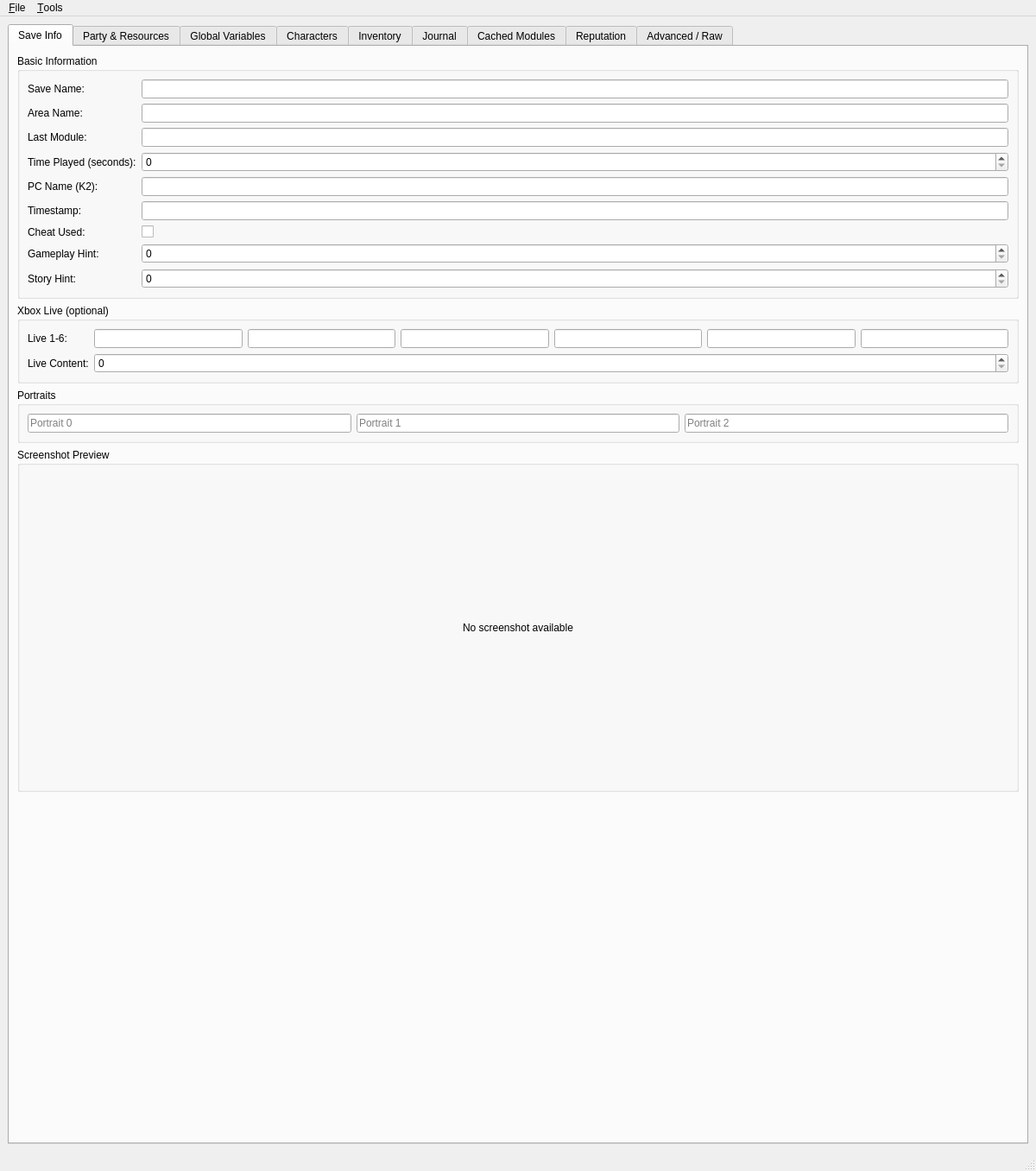
<?xml version="1.0" encoding="UTF-8"?>
<ui version="4.0">
 <class>MainWindow</class>
 <widget class="QMainWindow" name="MainWindow">
  <property name="geometry">
   <rect>
    <x>0</x>
    <y>0</y>
    <width>1200</width>
    <height>800</height>
   </rect>
  </property>
  <property name="windowTitle">
   <string>Save Game Editor</string>
  </property>
  <widget class="QWidget" name="centralwidget">
   <layout class="QHBoxLayout" name="horizontalLayoutMain">
    <item>
     <widget class="QTabWidget" name="tabWidget">
      <property name="currentIndex">
       <number>0</number>
      </property>

      <!-- Save Info Tab -->
      <widget class="QWidget" name="tabSaveInfo">
       <attribute name="title">
        <string>Save Info</string>
       </attribute>
       <layout class="QVBoxLayout" name="verticalLayoutSaveInfo">
        <item>
         <widget class="QGroupBox" name="groupBasicInfo">
          <property name="title">
           <string>Basic Information</string>
          </property>
          <layout class="QFormLayout" name="formLayoutBasicInfo">
           <item row="0" column="0">
            <widget class="QLabel" name="labelSaveName">
             <property name="text">
              <string>Save Name:</string>
             </property>
            </widget>
           </item>
           <item row="0" column="1">
            <widget class="QLineEdit" name="lineEditSaveName" />
           </item>
           <item row="1" column="0">
            <widget class="QLabel" name="labelAreaName">
             <property name="text">
              <string>Area Name:</string>
             </property>
            </widget>
           </item>
           <item row="1" column="1">
            <widget class="QLineEdit" name="lineEditAreaName" />
           </item>
           <item row="2" column="0">
            <widget class="QLabel" name="labelLastModule">
             <property name="text">
              <string>Last Module:</string>
             </property>
            </widget>
           </item>
           <item row="2" column="1">
            <widget class="QLineEdit" name="lineEditLastModule" />
           </item>
           <item row="3" column="0">
            <widget class="QLabel" name="labelTimePlayed">
             <property name="text">
              <string>Time Played (seconds):</string>
             </property>
            </widget>
           </item>
           <item row="3" column="1">
            <widget class="QSpinBox" name="spinBoxTimePlayed">
             <property name="maximum">
              <number>2147483647</number>
             </property>
            </widget>
           </item>
           <item row="4" column="0">
            <widget class="QLabel" name="labelPCName">
             <property name="text">
              <string>PC Name (K2):</string>
             </property>
            </widget>
           </item>
           <item row="4" column="1">
            <widget class="QLineEdit" name="lineEditPCName" />
           </item>
           <item row="5" column="0">
            <widget class="QLabel" name="labelTimestamp">
             <property name="text">
              <string>Timestamp:</string>
             </property>
            </widget>
           </item>
           <item row="5" column="1">
            <widget class="QLineEdit" name="lineEditTimestamp">
             <property name="readOnly">
              <bool>true</bool>
             </property>
            </widget>
           </item>
           <item row="6" column="0">
            <widget class="QLabel" name="labelCheatUsed">
             <property name="text">
              <string>Cheat Used:</string>
             </property>
            </widget>
           </item>
           <item row="6" column="1">
            <widget class="QCheckBox" name="checkBoxCheatUsed" />
           </item>
           <item row="7" column="0">
            <widget class="QLabel" name="labelGameplayHint">
             <property name="text">
              <string>Gameplay Hint:</string>
             </property>
            </widget>
           </item>
           <item row="7" column="1">
            <widget class="QSpinBox" name="spinBoxGameplayHint">
             <property name="maximum">
              <number>2147483647</number>
             </property>
            </widget>
           </item>
           <item row="8" column="0">
            <widget class="QLabel" name="labelStoryHint">
             <property name="text">
              <string>Story Hint:</string>
             </property>
            </widget>
           </item>
           <item row="8" column="1">
            <widget class="QSpinBox" name="spinBoxStoryHint">
             <property name="maximum">
              <number>2147483647</number>
             </property>
            </widget>
           </item>
          </layout>
         </widget>
        </item>
        <item>
         <widget class="QGroupBox" name="groupLive">
          <property name="title">
           <string>Xbox Live (optional)</string>
          </property>
          <layout class="QFormLayout" name="formLayoutLive">
           <item row="0" column="0">
            <widget class="QLabel" name="labelLive1">
             <property name="text">
              <string>Live 1-6:</string>
             </property>
            </widget>
           </item>
           <item row="0" column="1">
            <layout class="QHBoxLayout" name="horizontalLayoutLive">
             <item>
              <widget class="QLineEdit" name="lineEditLive1" />
             </item>
             <item>
              <widget class="QLineEdit" name="lineEditLive2" />
             </item>
             <item>
              <widget class="QLineEdit" name="lineEditLive3" />
             </item>
             <item>
              <widget class="QLineEdit" name="lineEditLive4" />
             </item>
             <item>
              <widget class="QLineEdit" name="lineEditLive5" />
             </item>
             <item>
              <widget class="QLineEdit" name="lineEditLive6" />
             </item>
            </layout>
           </item>
           <item row="1" column="0">
            <widget class="QLabel" name="labelLiveContent">
             <property name="text">
              <string>Live Content:</string>
             </property>
            </widget>
           </item>
           <item row="1" column="1">
            <widget class="QSpinBox" name="spinBoxLiveContent">
             <property name="maximum">
              <number>2147483647</number>
             </property>
            </widget>
           </item>
          </layout>
         </widget>
        </item>
        <item>
         <widget class="QGroupBox" name="groupPortraits">
          <property name="title">
           <string>Portraits</string>
          </property>
          <layout class="QHBoxLayout" name="horizontalLayoutPortraits">
           <item>
            <widget class="QLineEdit" name="lineEditPortrait0">
             <property name="placeholderText">
              <string>Portrait 0</string>
             </property>
            </widget>
           </item>
           <item>
            <widget class="QLineEdit" name="lineEditPortrait1">
             <property name="placeholderText">
              <string>Portrait 1</string>
             </property>
            </widget>
           </item>
           <item>
            <widget class="QLineEdit" name="lineEditPortrait2">
             <property name="placeholderText">
              <string>Portrait 2</string>
             </property>
            </widget>
           </item>
          </layout>
         </widget>
        </item>
        <item>
         <widget class="QGroupBox" name="groupScreenshot">
          <property name="title">
           <string>Screenshot Preview</string>
          </property>
          <layout class="QVBoxLayout" name="verticalLayoutScreenshot">
           <item>
            <widget class="QLabel" name="labelScreenshotPreview">
             <property name="minimumSize">
              <size>
               <width>400</width>
               <height>300</height>
              </size>
             </property>
             <property name="maximumSize">
              <size>
               <width>16777215</width>
               <height>16777215</height>
              </size>
             </property>
             <property name="text">
              <string>No screenshot available</string>
             </property>
             <property name="alignment">
              <set>Qt::AlignCenter</set>
             </property>
             <property name="scaledContents">
              <bool>false</bool>
             </property>
             <property name="sizePolicy">
              <sizepolicy hsizetype="Expanding" vsizetype="Expanding">
               <horstretch>0</horstretch>
               <verstretch>0</verstretch>
              </sizepolicy>
             </property>
            </widget>
           </item>
          </layout>
         </widget>
        </item>
        <item>
         <spacer name="verticalSpacerSaveInfo">
          <property name="orientation">
           <enum>Qt::Vertical</enum>
          </property>
          <property name="sizeHint" stdset="0">
           <size>
            <width>20</width>
            <height>40</height>
           </size>
          </property>
         </spacer>
        </item>
       </layout>
      </widget>

      <!-- Party Table Tab -->
      <widget class="QWidget" name="tabPartyTable">
       <attribute name="title">
        <string>Party &amp;&amp; Resources</string>
       </attribute>
       <layout class="QVBoxLayout" name="verticalLayoutPartyTable">
        <item>
         <widget class="QGroupBox" name="groupResources">
          <property name="title">
           <string>Resources</string>
          </property>
          <layout class="QFormLayout" name="formLayoutResources">
           <item row="0" column="0">
            <widget class="QLabel" name="labelGold">
             <property name="text">
              <string>Credits/Gold:</string>
             </property>
            </widget>
           </item>
           <item row="0" column="1">
            <widget class="QSpinBox" name="spinBoxGold">
             <property name="maximum">
              <number>2147483647</number>
             </property>
            </widget>
           </item>
           <item row="1" column="0">
            <widget class="QLabel" name="labelXPPool">
             <property name="text">
              <string>XP Pool:</string>
             </property>
            </widget>
           </item>
           <item row="1" column="1">
            <widget class="QSpinBox" name="spinBoxXPPool">
             <property name="maximum">
              <number>2147483647</number>
             </property>
            </widget>
           </item>
           <item row="2" column="0">
            <widget class="QLabel" name="labelComponents">
             <property name="text">
              <string>Components (K2):</string>
             </property>
            </widget>
           </item>
           <item row="2" column="1">
            <widget class="QSpinBox" name="spinBoxComponents">
             <property name="maximum">
              <number>2147483647</number>
             </property>
            </widget>
           </item>
           <item row="3" column="0">
            <widget class="QLabel" name="labelChemicals">
             <property name="text">
              <string>Chemicals (K2):</string>
             </property>
            </widget>
           </item>
           <item row="3" column="1">
            <widget class="QSpinBox" name="spinBoxChemicals">
             <property name="maximum">
              <number>2147483647</number>
             </property>
            </widget>
           </item>
           <item row="4" column="0">
            <widget class="QLabel" name="labelTimePlayedPT">
             <property name="text">
              <string>Time Played (PT):</string>
             </property>
            </widget>
           </item>
           <item row="4" column="1">
            <widget class="QSpinBox" name="spinBoxTimePlayedPT">
             <property name="maximum">
              <number>2147483647</number>
             </property>
             <property name="minimum">
              <number>-1</number>
             </property>
            </widget>
           </item>
           <item row="5" column="0">
            <widget class="QLabel" name="labelCheatUsedPT">
             <property name="text">
              <string>Cheat Used (PT):</string>
             </property>
            </widget>
           </item>
           <item row="5" column="1">
            <widget class="QCheckBox" name="checkBoxCheatUsedPT" />
           </item>
           <item row="6" column="0">
            <widget class="QLabel" name="labelControlledNPC">
             <property name="text">
              <string>Controlled NPC:</string>
             </property>
            </widget>
           </item>
           <item row="6" column="1">
            <widget class="QSpinBox" name="spinBoxControlledNPC">
             <property name="maximum">
              <number>2147483647</number>
             </property>
             <property name="minimum">
              <number>-1</number>
             </property>
            </widget>
           </item>
           <item row="7" column="0">
            <widget class="QLabel" name="labelAIState">
             <property name="text">
              <string>AI State:</string>
             </property>
            </widget>
           </item>
           <item row="7" column="1">
            <widget class="QSpinBox" name="spinBoxAIState">
             <property name="maximum">
              <number>2147483647</number>
             </property>
            </widget>
           </item>
           <item row="8" column="0">
            <widget class="QLabel" name="labelFollowState">
             <property name="text">
              <string>Follow State:</string>
             </property>
            </widget>
           </item>
           <item row="8" column="1">
            <widget class="QSpinBox" name="spinBoxFollowState">
             <property name="maximum">
              <number>2147483647</number>
             </property>
            </widget>
           </item>
           <item row="9" column="0">
            <widget class="QLabel" name="labelSoloMode">
             <property name="text">
              <string>Solo Mode:</string>
             </property>
            </widget>
           </item>
           <item row="9" column="1">
            <widget class="QCheckBox" name="checkBoxSoloMode" />
           </item>
           <item row="10" column="0">
            <widget class="QLabel" name="labelLastGUIPanel">
             <property name="text">
              <string>Last GUI Panel:</string>
             </property>
            </widget>
           </item>
           <item row="10" column="1">
            <widget class="QSpinBox" name="spinBoxLastGUIPanel">
             <property name="maximum">
              <number>2147483647</number>
             </property>
            </widget>
           </item>
           <item row="11" column="0">
            <widget class="QLabel" name="labelJournalSortOrder">
             <property name="text">
              <string>Journal Sort Order:</string>
             </property>
            </widget>
           </item>
           <item row="11" column="1">
            <widget class="QSpinBox" name="spinBoxJournalSortOrder">
             <property name="maximum">
              <number>2147483647</number>
             </property>
            </widget>
           </item>
          </layout>
         </widget>
        </item>
        <item>
         <widget class="QGroupBox" name="groupAvailableNPCs">
          <property name="title">
           <string>Available NPCs</string>
          </property>
          <layout class="QVBoxLayout" name="verticalLayoutAvailableNPCs">
           <item>
            <widget class="QTableWidget" name="tableWidgetAvailableNPCs">
             <property name="columnCount">
              <number>3</number>
             </property>
             <column>
              <property name="text">
               <string>Index</string>
              </property>
             </column>
             <column>
              <property name="text">
               <string>Available</string>
              </property>
             </column>
             <column>
              <property name="text">
               <string>Selectable</string>
              </property>
             </column>
            </widget>
           </item>
          </layout>
         </widget>
        </item>
        <item>
         <widget class="QGroupBox" name="groupInfluence">
          <property name="title">
           <string>Influence (K2)</string>
          </property>
          <layout class="QVBoxLayout" name="verticalLayoutInfluence">
           <item>
            <widget class="QTableWidget" name="tableWidgetInfluence">
             <property name="columnCount">
              <number>2</number>
             </property>
             <column>
              <property name="text">
               <string>NPC Index</string>
              </property>
             </column>
             <column>
              <property name="text">
               <string>Value</string>
              </property>
             </column>
            </widget>
           </item>
          </layout>
         </widget>
        </item>
        <item>
         <widget class="QGroupBox" name="groupPazaak">
          <property name="title">
           <string>Pazaak (summary)</string>
          </property>
          <layout class="QVBoxLayout" name="verticalLayoutPazaak">
           <item>
            <widget class="QTextEdit" name="textEditPazaakCards" readonly="true" />
           </item>
           <item>
            <widget class="QTextEdit" name="textEditPazaakDecks" readonly="true" />
           </item>
          </layout>
         </widget>
        </item>
        <item>
         <widget class="QGroupBox" name="groupUIMessages">
          <property name="title">
           <string>UI Messages (summary)</string>
          </property>
          <layout class="QVBoxLayout" name="verticalLayoutUIMessages">
           <item>
            <widget class="QTextEdit" name="textEditFBMsgList" readonly="true" />
           </item>
           <item>
            <widget class="QTextEdit" name="textEditDlgMsgList" readonly="true" />
           </item>
           <item>
            <widget class="QLineEdit" name="lineEditTutWndShown" readonly="true" />
           </item>
          </layout>
         </widget>
        </item>
        <item>
         <widget class="QGroupBox" name="groupCostMultipliers">
          <property name="title">
           <string>Cost Multipliers (summary)</string>
          </property>
          <layout class="QVBoxLayout" name="verticalLayoutCostMultipliers">
           <item>
            <widget class="QTextEdit" name="textEditCostMultipliers" readonly="true" />
           </item>
          </layout>
         </widget>
        </item>
        <item>
         <widget class="QGroupBox" name="groupPartyMembers">
          <property name="title">
           <string>Party Members</string>
          </property>
          <layout class="QVBoxLayout" name="verticalLayoutPartyMembers">
           <item>
            <widget class="QListWidget" name="listWidgetPartyMembers">
             <property name="toolTip">
              <string>Hover over a party member to see detailed information</string>
             </property>
            </widget>
           </item>
          </layout>
         </widget>
        </item>
       </layout>
      </widget>

      <!-- Global Variables Tab -->
      <widget class="QWidget" name="tabGlobalVars">
       <attribute name="title">
        <string>Global Variables</string>
       </attribute>
       <layout class="QVBoxLayout" name="verticalLayoutGlobalVars">
        <item>
         <widget class="QTabWidget" name="tabWidgetGlobalVarsType">
          <widget class="QWidget" name="tabBooleans">
           <attribute name="title">
            <string>Booleans</string>
           </attribute>
           <layout class="QVBoxLayout" name="verticalLayoutBooleans">
            <item>
             <widget class="QTableWidget" name="tableWidgetBooleans">
              <property name="columnCount">
               <number>2</number>
              </property>
              <column>
               <property name="text">
                <string>Name</string>
               </property>
              </column>
              <column>
               <property name="text">
                <string>Value</string>
               </property>
              </column>
             </widget>
            </item>
           </layout>
          </widget>
          <widget class="QWidget" name="tabNumbers">
           <attribute name="title">
            <string>Numbers</string>
           </attribute>
           <layout class="QVBoxLayout" name="verticalLayoutNumbers">
            <item>
             <widget class="QTableWidget" name="tableWidgetNumbers">
              <property name="columnCount">
               <number>2</number>
              </property>
              <column>
               <property name="text">
                <string>Name</string>
               </property>
              </column>
              <column>
               <property name="text">
                <string>Value</string>
               </property>
              </column>
             </widget>
            </item>
           </layout>
          </widget>
          <widget class="QWidget" name="tabStrings">
           <attribute name="title">
            <string>Strings</string>
           </attribute>
           <layout class="QVBoxLayout" name="verticalLayoutStrings">
            <item>
             <widget class="QTableWidget" name="tableWidgetStrings">
              <property name="columnCount">
               <number>2</number>
              </property>
              <column>
               <property name="text">
                <string>Name</string>
               </property>
              </column>
              <column>
               <property name="text">
                <string>Value</string>
               </property>
              </column>
             </widget>
            </item>
           </layout>
          </widget>
          <widget class="QWidget" name="tabLocations">
           <attribute name="title">
            <string>Locations</string>
           </attribute>
           <layout class="QVBoxLayout" name="verticalLayoutLocations">
            <item>
             <widget class="QTableWidget" name="tableWidgetLocations">
              <property name="columnCount">
               <number>5</number>
              </property>
              <column>
               <property name="text">
                <string>Name</string>
               </property>
              </column>
              <column>
               <property name="text">
                <string>X</string>
               </property>
              </column>
              <column>
               <property name="text">
                <string>Y</string>
               </property>
              </column>
              <column>
               <property name="text">
                <string>Z</string>
               </property>
              </column>
              <column>
               <property name="text">
                <string>Ori</string>
               </property>
              </column>
             </widget>
            </item>
           </layout>
          </widget>
         </widget>
        </item>
       </layout>
      </widget>

      <!-- Characters Tab -->
      <widget class="QWidget" name="tabCharacters">
       <attribute name="title">
        <string>Characters</string>
       </attribute>
       <layout class="QHBoxLayout" name="horizontalLayoutCharacters">
        <item>
         <widget class="QListWidget" name="listWidgetCharacters">
          <property name="maximumWidth">
           <number>200</number>
          </property>
         </widget>
        </item>
        <item>
         <widget class="QTabWidget" name="tabWidgetCharacterDetails">
          <widget class="QWidget" name="tabCharStats">
           <attribute name="title">
            <string>Stats</string>
           </attribute>
           <layout class="QFormLayout" name="formLayoutCharStats">
            <item row="0" column="0">
             <widget class="QLabel" name="labelCharName">
              <property name="text">
               <string>Name:</string>
              </property>
             </widget>
            </item>
            <item row="0" column="1">
             <widget class="QLineEdit" name="lineEditCharName" />
            </item>
            <item row="1" column="0">
             <widget class="QLabel" name="labelCharHP">
              <property name="text">
               <string>HP / Max HP:</string>
              </property>
             </widget>
            </item>
            <item row="1" column="1">
             <layout class="QHBoxLayout" name="horizontalLayoutHP">
              <item>
               <widget class="QSpinBox" name="spinBoxCharHP">
                <property name="maximum">
                 <number>32767</number>
                </property>
               </widget>
              </item>
              <item>
               <widget class="QLabel" name="labelHPSeparator">
                <property name="text">
                 <string>/</string>
                </property>
               </widget>
              </item>
              <item>
               <widget class="QSpinBox" name="spinBoxCharMaxHP">
                <property name="maximum">
                 <number>32767</number>
                </property>
               </widget>
              </item>
             </layout>
            </item>
            <item row="2" column="0">
             <widget class="QLabel" name="labelCharFP">
              <property name="text">
               <string>FP / Max FP:</string>
              </property>
             </widget>
            </item>
            <item row="2" column="1">
             <layout class="QHBoxLayout" name="horizontalLayoutFP">
              <item>
               <widget class="QSpinBox" name="spinBoxCharFP">
                <property name="maximum">
                 <number>32767</number>
                </property>
               </widget>
              </item>
              <item>
               <widget class="QLabel" name="labelFPSeparator">
                <property name="text">
                 <string>/</string>
                </property>
               </widget>
              </item>
              <item>
               <widget class="QSpinBox" name="spinBoxCharMaxFP">
                <property name="maximum">
                 <number>32767</number>
                </property>
               </widget>
              </item>
             </layout>
            </item>
            <item row="3" column="0">
             <widget class="QLabel" name="labelCharXP">
              <property name="text">
               <string>Experience:</string>
              </property>
             </widget>
            </item>
            <item row="3" column="1">
             <widget class="QSpinBox" name="spinBoxCharXP">
              <property name="maximum">
               <number>2147483647</number>
              </property>
             </widget>
            </item>
            <item row="4" column="0">
             <widget class="QLabel" name="labelCharTag">
              <property name="text">
               <string>Tag:</string>
              </property>
             </widget>
            </item>
            <item row="4" column="1">
             <widget class="QLineEdit" name="lineEditCharTag" />
            </item>
            <item row="5" column="0">
             <widget class="QLabel" name="labelCharResRef">
              <property name="text">
               <string>ResRef:</string>
              </property>
             </widget>
            </item>
            <item row="5" column="1">
             <widget class="QLineEdit" name="lineEditCharResRef" />
            </item>
            <item row="6" column="0">
             <widget class="QLabel" name="labelCharMin1HP">
              <property name="text">
               <string>Min 1 HP:</string>
              </property>
             </widget>
            </item>
            <item row="6" column="1">
             <widget class="QCheckBox" name="checkBoxCharMin1HP" />
            </item>
            <item row="7" column="0">
             <widget class="QLabel" name="labelCharGoodEvil">
              <property name="text">
               <string>Good/Evil:</string>
              </property>
             </widget>
            </item>
            <item row="7" column="1">
             <widget class="QSpinBox" name="spinBoxCharGoodEvil">
              <property name="maximum">
               <number>100</number>
              </property>
             </widget>
            </item>
            <item row="8" column="0">
             <widget class="QLabel" name="labelCharSTR">
              <property name="text">
               <string>STR:</string>
              </property>
             </widget>
            </item>
            <item row="8" column="1">
             <widget class="QSpinBox" name="spinBoxCharSTR">
              <property name="maximum">
               <number>255</number>
              </property>
             </widget>
            </item>
            <item row="9" column="0">
             <widget class="QLabel" name="labelCharDEX">
              <property name="text">
               <string>DEX:</string>
              </property>
             </widget>
            </item>
            <item row="9" column="1">
             <widget class="QSpinBox" name="spinBoxCharDEX">
              <property name="maximum">
               <number>255</number>
              </property>
             </widget>
            </item>
            <item row="10" column="0">
             <widget class="QLabel" name="labelCharCON">
              <property name="text">
               <string>CON:</string>
              </property>
             </widget>
            </item>
            <item row="10" column="1">
             <widget class="QSpinBox" name="spinBoxCharCON">
              <property name="maximum">
               <number>255</number>
              </property>
             </widget>
            </item>
            <item row="11" column="0">
             <widget class="QLabel" name="labelCharINT">
              <property name="text">
               <string>INT:</string>
              </property>
             </widget>
            </item>
            <item row="11" column="1">
             <widget class="QSpinBox" name="spinBoxCharINT">
              <property name="maximum">
               <number>255</number>
              </property>
             </widget>
            </item>
            <item row="12" column="0">
             <widget class="QLabel" name="labelCharWIS">
              <property name="text">
               <string>WIS:</string>
              </property>
             </widget>
            </item>
            <item row="12" column="1">
             <widget class="QSpinBox" name="spinBoxCharWIS">
              <property name="maximum">
               <number>255</number>
              </property>
             </widget>
            </item>
            <item row="13" column="0">
             <widget class="QLabel" name="labelCharCHA">
              <property name="text">
               <string>CHA:</string>
              </property>
             </widget>
            </item>
            <item row="13" column="1">
             <widget class="QSpinBox" name="spinBoxCharCHA">
              <property name="maximum">
               <number>255</number>
              </property>
             </widget>
            </item>
            <item row="14" column="0">
             <widget class="QLabel" name="labelCharPortraitId">
              <property name="text">
               <string>Portrait ID:</string>
              </property>
             </widget>
            </item>
            <item row="14" column="1">
             <widget class="QSpinBox" name="spinBoxCharPortraitId">
              <property name="maximum">
               <number>2147483647</number>
              </property>
             </widget>
            </item>
            <item row="15" column="0">
             <widget class="QLabel" name="labelCharAppearanceType">
              <property name="text">
               <string>Appearance Type:</string>
              </property>
             </widget>
            </item>
            <item row="15" column="1">
             <widget class="QSpinBox" name="spinBoxCharAppearanceType">
              <property name="maximum">
               <number>2147483647</number>
              </property>
             </widget>
            </item>
            <item row="16" column="0">
             <widget class="QLabel" name="labelCharGender">
              <property name="text">
               <string>Gender:</string>
              </property>
             </widget>
            </item>
            <item row="16" column="1">
             <widget class="QComboBox" name="comboBoxCharGender" />
            </item>
            <item row="17" column="0">
             <widget class="QLabel" name="labelCharSoundset">
              <property name="text">
               <string>Soundset:</string>
              </property>
             </widget>
            </item>
            <item row="17" column="1">
             <widget class="QSpinBox" name="spinBoxCharSoundset">
              <property name="maximum">
               <number>2147483647</number>
              </property>
             </widget>
            </item>
           </layout>
          </widget>
          <widget class="QWidget" name="tabCharClasses">
           <attribute name="title">
            <string>Classes</string>
           </attribute>
           <layout class="QVBoxLayout" name="verticalLayoutCharClasses">
            <item>
             <widget class="QTableWidget" name="tableWidgetCharClasses">
              <property name="columnCount">
               <number>2</number>
              </property>
              <column>
               <property name="text">
                <string>Class</string>
               </property>
              </column>
              <column>
               <property name="text">
                <string>Level</string>
               </property>
              </column>
             </widget>
            </item>
           </layout>
          </widget>
          <widget class="QWidget" name="tabCharFeats">
           <attribute name="title">
            <string>Feats</string>
           </attribute>
           <layout class="QVBoxLayout" name="verticalLayoutCharFeats">
            <item>
             <widget class="QListWidget" name="listWidgetCharFeats" />
            </item>
           </layout>
          </widget>
          <widget class="QWidget" name="tabCharEquipment">
           <attribute name="title">
            <string>Equipment</string>
           </attribute>
           <layout class="QVBoxLayout" name="verticalLayoutCharEquipment">
            <item>
             <widget class="QListWidget" name="listWidgetEquipment" />
            </item>
           </layout>
          </widget>
          <widget class="QWidget" name="tabCharSkills">
           <attribute name="title">
            <string>Skills</string>
           </attribute>
           <layout class="QVBoxLayout" name="verticalLayoutCharSkills">
            <item>
             <widget class="QLabel" name="labelSkillsCharacter">
              <property name="text">
               <string>Skills</string>
              </property>
              <property name="font">
               <font>
                <weight>75</weight>
                <bold>true</bold>
                <pointsize>10</pointsize>
               </font>
              </property>
              <property name="styleSheet">
               <string>color: #2a82da;</string>
              </property>
             </widget>
            </item>
            <item>
             <widget class="QTableWidget" name="tableWidgetSkills">
              <property name="columnCount">
               <number>2</number>
              </property>
              <column>
               <property name="text">
                <string>Skill</string>
               </property>
              </column>
              <column>
               <property name="text">
                <string>Rank</string>
               </property>
              </column>
             </widget>
            </item>
           </layout>
          </widget>
         </widget>
        </item>
       </layout>
      </widget>

      <!-- Inventory Tab -->
      <widget class="QWidget" name="tabInventory">
       <attribute name="title">
        <string>Inventory</string>
       </attribute>
       <layout class="QVBoxLayout" name="verticalLayoutInventory">
        <item>
         <widget class="QTableWidget" name="tableWidgetInventory">
          <property name="columnCount">
           <number>3</number>
          </property>
          <column>
           <property name="text">
            <string>Item</string>
           </property>
          </column>
          <column>
           <property name="text">
            <string>Count</string>
           </property>
          </column>
          <column>
           <property name="text">
            <string>ResRef</string>
           </property>
          </column>
         </widget>
        </item>
       </layout>
      </widget>

      <!-- Journal Tab -->
      <widget class="QWidget" name="tabJournal">
       <attribute name="title">
        <string>Journal</string>
       </attribute>
       <layout class="QVBoxLayout" name="verticalLayoutJournal">
        <item>
         <widget class="QTableWidget" name="tableWidgetJournal">
          <property name="columnCount">
           <number>4</number>
          </property>
          <column>
           <property name="text">
            <string>Plot ID</string>
           </property>
          </column>
          <column>
           <property name="text">
            <string>State</string>
           </property>
          </column>
          <column>
           <property name="text">
            <string>Date</string>
           </property>
          </column>
          <column>
           <property name="text">
            <string>Time</string>
           </property>
          </column>
         </widget>
        </item>
       </layout>
      </widget>

      <!-- Cached Modules Tab -->
      <widget class="QWidget" name="tabCachedModules">
       <attribute name="title">
        <string>Cached Modules</string>
       </attribute>
       <layout class="QVBoxLayout" name="verticalLayoutCachedModules">
        <item>
         <widget class="QPushButton" name="pushButtonOpenModuleResource">
          <property name="text">
           <string>Open Selected Resource</string>
          </property>
         </widget>
        </item>
        <item>
         <widget class="QTreeView" name="treeViewCachedModules" />
        </item>
       </layout>
      </widget>

      <!-- Reputation Tab -->
      <widget class="QWidget" name="tabReputation">
       <attribute name="title">
        <string>Reputation</string>
       </attribute>
       <layout class="QVBoxLayout" name="verticalLayoutReputation">
        <item>
         <widget class="QTableWidget" name="tableWidgetReputation">
          <property name="columnCount">
           <number>2</number>
          </property>
          <column>
           <property name="text">
            <string>Faction</string>
           </property>
          </column>
          <column>
           <property name="text">
            <string>Value</string>
           </property>
          </column>
         </widget>
        </item>
       </layout>
      </widget>

      <!-- Advanced Tab: GFF editor (reused) + Other resources -->
      <widget class="QWidget" name="tabAdvanced">
       <attribute name="title">
        <string>Advanced / Raw</string>
       </attribute>
       <layout class="QVBoxLayout" name="verticalLayoutAdvanced">
        <item>
         <widget class="QComboBox" name="comboAdvancedGffSource">
          <property name="toolTip">
           <string>Select which GFF to edit. SaveInfo and PartyTable open in the full GFF editor (expandable tree).</string>
          </property>
          <item>
           <property name="text">
            <string>SaveInfo (SAVENFO.res)</string>
           </property>
          </item>
          <item>
           <property name="text">
            <string>PartyTable (PARTYTABLE.res)</string>
           </property>
          </item>
          <item>
           <property name="text">
            <string>Other resources (double-click to open)</string>
           </property>
          </item>
         </widget>
        </item>
        <item>
         <widget class="QStackedWidget" name="stackedWidgetAdvanced">
          <property name="currentIndex">
           <number>0</number>
          </property>
          <widget class="QWidget" name="pageAdvancedSaveInfoGff">
           <attribute name="title">
            <string>SaveInfo GFF</string>
           </attribute>
           <layout class="QVBoxLayout" name="verticalLayoutAdvancedSaveInfoGff">
            <item>
             <widget class="QLabel" name="labelAdvancedSaveInfoGffPlaceholder">
              <property name="text">
               <string>GFF editor will be embedded here.</string>
              </property>
             </widget>
            </item>
           </layout>
          </widget>
          <widget class="QWidget" name="pageAdvancedPartyTableGff">
           <attribute name="title">
            <string>PartyTable GFF</string>
           </attribute>
           <layout class="QVBoxLayout" name="verticalLayoutAdvancedPartyTableGff">
            <item>
             <widget class="QLabel" name="labelAdvancedPartyTableGffPlaceholder">
              <property name="text">
               <string>GFF editor will be embedded here.</string>
              </property>
             </widget>
            </item>
           </layout>
          </widget>
          <widget class="QWidget" name="pageAdvancedOtherResources">
           <attribute name="title">
            <string>Other resources</string>
           </attribute>
           <layout class="QVBoxLayout" name="verticalLayoutAdvancedOther">
            <item>
             <widget class="QLabel" name="labelAdvancedResources">
              <property name="text">
               <string>Other resources (double-click to open in editor):</string>
              </property>
             </widget>
            </item>
            <item>
             <widget class="QListWidget" name="listWidgetAdvancedResources" />
            </item>
           </layout>
          </widget>
         </widget>
        </item>
       </layout>
      </widget>

     </widget>
    </item>
   </layout>
  </widget>

  <widget class="QMenuBar" name="menuBar">
   <property name="geometry">
    <rect>
     <x>0</x>
     <y>0</y>
     <width>1200</width>
     <height>21</height>
    </rect>
   </property>
   <widget class="QMenu" name="menuFile">
    <property name="title">
     <string>&amp;File</string>
    </property>
    <addaction name="actionNew" />
    <addaction name="actionOpen" />
    <addaction name="actionSave" />
    <addaction name="actionSaveAs" />
    <addaction name="separator" />
    <addaction name="actionRevert" />
    <addaction name="separator" />
    <addaction name="actionExit" />
   </widget>
   <widget class="QMenu" name="menuTools">
    <property name="title">
     <string>&amp;Tools</string>
    </property>
    <addaction name="actionFlushEventQueue" />
    <addaction name="actionRebuildCachedModules" />
   </widget>
   <addaction name="menuFile" />
   <addaction name="menuTools" />
  </widget>

  <widget class="QStatusBar" name="statusBar" />

  <action name="actionNew">
   <property name="text">
    <string>&amp;New</string>
   </property>
  </action>
  <action name="actionOpen">
   <property name="text">
    <string>&amp;Open...</string>
   </property>
  </action>
  <action name="actionSave">
   <property name="text">
    <string>&amp;Save</string>
   </property>
  </action>
  <action name="actionSaveAs">
   <property name="text">
    <string>Save &amp;As...</string>
   </property>
  </action>
  <action name="actionRevert">
   <property name="text">
    <string>&amp;Revert</string>
   </property>
  </action>
  <action name="actionExit">
   <property name="text">
    <string>E&amp;xit</string>
   </property>
  </action>
  <action name="actionFlushEventQueue">
   <property name="text">
    <string>Flush EventQueue (Fix Corruption)</string>
   </property>
  </action>
  <action name="actionRebuildCachedModules">
   <property name="text">
    <string>Rebuild Cached Modules</string>
   </property>
  </action>

 </widget>
 <resources />
 <connections />
</ui>
